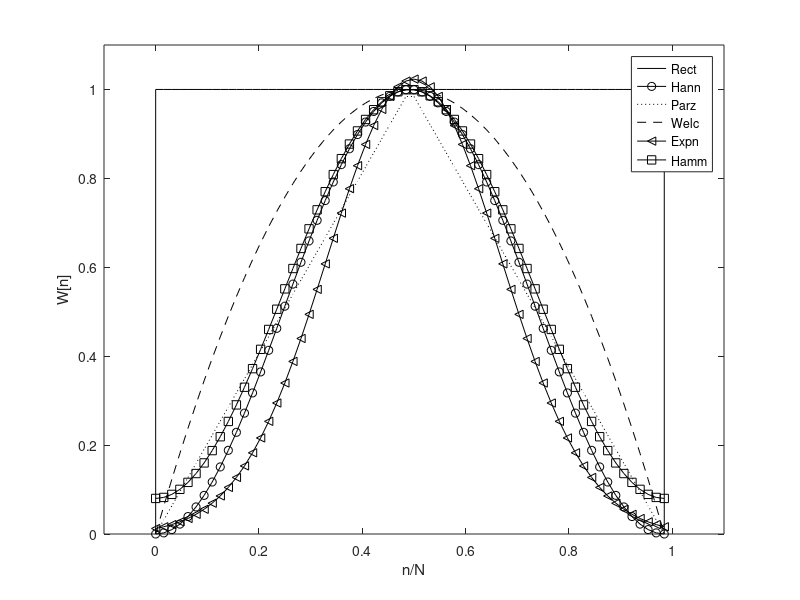
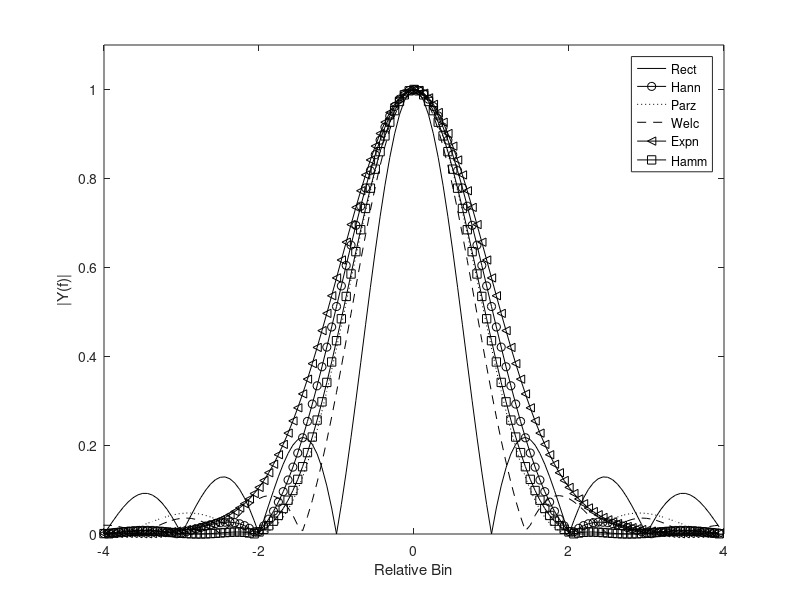

Write MATLAB code to recreate these figures, in order.
npts=64;
fbins=1024;
trect=ones(size([1:npts]));

thann=zeros(size([1:npts]));
thamm=zeros(size([1:npts]));
tparz=zeros(size([1:npts]));
twelc=zeros(size([1:npts]));
texpn=zeros(size([1:npts]));
ttayl=zeros(size([1:npts]));
tscale=zeros(size([1:npts]));

kexp=-2.6;
for n=1:npts,
   thann(n) = .5*(1-cos( (2*pi*(n-1)/(npts-1)) ));
   thamm(n) = .5*(1.08-.92*cos( (2*pi*(n-1)/(npts-1)) ));
   tparz(n) = 1-abs( ((n-1)-.5*(npts-1))/(.5*(npts-1)) );
   twelc(n) = 1-( ((n-1)-.5*(npts-1))/(.5*(npts-1)) )^2;
   texpn(n) = sqrt(pi/3)*exp(-.5*3.43*(10^kexp)*(n-1-npts/2)^2);
   tscale(n) = (n-1)/npts;	
end;

figure(1);
plot(tscale,trect,'k');
hold on;
plot(tscale,thann,'k-o');
plot(tscale,tparz,'k:');
plot(tscale,twelc,'k--');
plot(tscale,texpn,'k-<');
plot(tscale,thamm,'k-s');
hold off;
line([0 0], [0 1],'Color','k');
line([tscale(npts) tscale(npts)], [1 0],'Color','k');
xlabel('n/N');
axis([-.1 1.1 0 1.1]);
legend('Rect','Hann','Parz','Welc','Expn','Hamm');
ylabel('W[n]');

fscale=zeros(size([1:fbins]));
for n=1:fbins,
   fscale(n) = (n-.5*fbins-1)/(fbins/npts);
end

frect=fft(trect,fbins);
frect=(1/npts).*fftshift(frect);
frect=abs(frect);

fhann=fft(thann,fbins);
fhann=(1/npts).*fftshift(fhann);
nhann=1/abs(fhann(1+fbins/2));
fhann=nhann.*abs(fhann);

fparz=fft(tparz,fbins);
fparz=(1/npts).*fftshift(fparz);
nparz=1/abs(fparz(1+fbins/2));
fparz=nparz.*abs(fparz);

fwelc=fft(twelc,fbins);
fwelc=(1/npts).*fftshift(fwelc);
nwelc=1/abs(fwelc(1+fbins/2));
fwelc=nwelc.*abs(fwelc);

fexpn=fft(texpn,fbins);
fexpn=(1/npts).*fftshift(fexpn);
nexpn=1/abs(fexpn(1+fbins/2));
fexpn=nexpn.*abs(fexpn);

fhamm=fft(thamm,fbins);
fhamm=(1/npts).*fftshift(fhamm);
nhamm=1/abs(fhamm(1+fbins/2));
fhamm=nhamm.*abs(fhamm);

flow=.5*fbins-4*fbins/npts;
fhi=.5*fbins+4*fbins/npts;

figure(2);
plot(fscale(flow:fhi),frect(flow:fhi),'k');
hold on;
plot(fscale(flow:fhi),fhann(flow:fhi),'k-o');
plot(fscale(flow:fhi),fparz(flow:fhi),'k:');
plot(fscale(flow:fhi),fwelc(flow:fhi),'k--');
plot(fscale(flow:fhi),fexpn(flow:fhi),'k-<');
plot(fscale(flow:fhi),fhamm(flow:fhi),'k-s');
hold off;
xlabel('Relative Bin');
ylabel('|Y(f)|');
axis([-4 4 0 1.1]);
%legend('Rectangular','Hanning');
legend('Rect','Hann','Parz','Welc','Expn','Hamm');

rectnb=1/(sum(trect)/npts)
rectbb=1/sqrt(sum(trect.^2)/npts)

welcnb=1/(sum(twelc)/npts)
welcbb=1/sqrt(sum(twelc.^2)/npts)

parznb=1/(sum(tparz)/npts)
parzbb=1/sqrt(sum(tparz.^2)/npts)

hammnb=1/(sum(thamm)/npts)
hammbb=1/sqrt(sum(thamm.^2)/npts)

hannnb=1/(sum(thann)/npts)
hannbb=1/sqrt(sum(thann.^2)/npts)

expnnb=1/(sum(texpn)/npts)
expnbb=1/sqrt(sum(texpn.^2)/npts)

